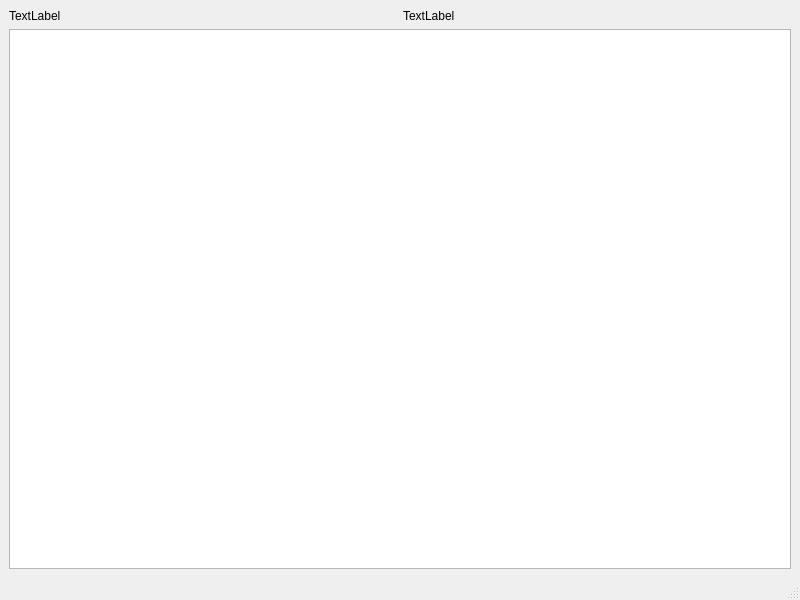
<?xml version="1.0" encoding="UTF-8"?>
<ui version="4.0">
 <class>MainWindow</class>
 <widget class="QMainWindow" name="MainWindow">
  <property name="geometry">
   <rect>
    <x>0</x>
    <y>0</y>
    <width>800</width>
    <height>600</height>
   </rect>
  </property>
  <property name="windowTitle">
   <string>MainWindow</string>
  </property>
  <widget class="QWidget" name="centralwidget">
   <layout class="QVBoxLayout" name="verticalLayout">
    <item>
     <layout class="QHBoxLayout" name="horizontalLayout">
      <item>
       <widget class="QLabel" name="ID_label">
        <property name="text">
         <string>TextLabel</string>
        </property>
       </widget>
      </item>
      <item>
       <widget class="QLabel" name="nomenclature_label">
        <property name="text">
         <string>TextLabel</string>
        </property>
       </widget>
      </item>
     </layout>
    </item>
    <item>
     <widget class="QTableWidget" name="history_table"/>
    </item>
   </layout>
  </widget>
  <widget class="QMenuBar" name="menubar">
   <property name="geometry">
    <rect>
     <x>0</x>
     <y>0</y>
     <width>800</width>
     <height>21</height>
    </rect>
   </property>
  </widget>
  <widget class="QStatusBar" name="statusbar"/>
 </widget>
 <resources/>
 <connections/>
</ui>
